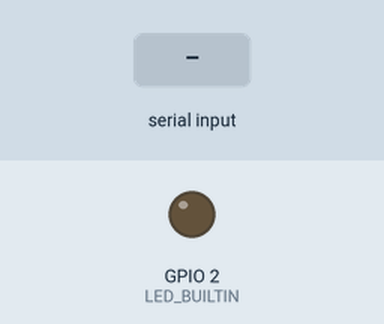
This sketch was run on a simulated ESP32. Shown: output pins drawn as LEDs (lit = HIGH). The test bench sets the inputs (shaded band).

Above: at 1.2 s.
1.3 s: "0" received over Serial
At 2.2 s:
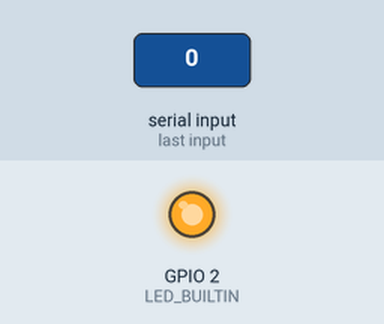
2.8 s: "1" received over Serial
At 3.6 s:
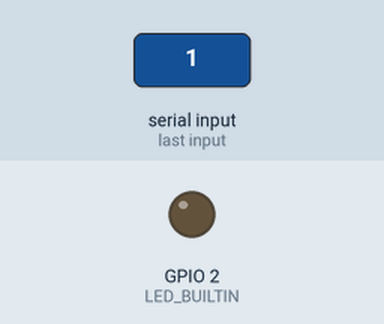
Timing chart, 0 to 5.8 s (numbered marks = the images above; inputs shaded):
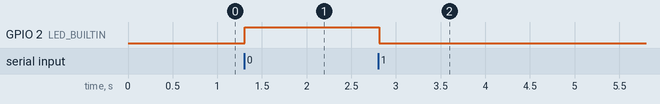

The sketch:

ComunicacionSerialESP32.ino
```cpp
char opc;
void setup() {
  // put your setup code here, to run once:
  pinMode(LED_BUILTIN, OUTPUT);
  digitalWrite(LED_BUILTIN, LOW);
  Serial.begin(9600);
}

void loop() {
  serialEvent();
  delay(50);
}

void serialEvent() {
  while (Serial.available())
  {
    // Obtiene el nuevo byte:
    opc = (char)Serial.read();
    // Añade el nuevo byte a la cadena de entrada:
    switch (opc)
    {
      case '0':
        digitalWrite(LED_BUILTIN, HIGH);
        break;
      case '1':
        digitalWrite(LED_BUILTIN, LOW);
        break;
    }
  }
}
```

Measured:
- after the input at 1.3 s, GPIO 2 (LED_BUILTIN): LOW → HIGH at once
- after the input at 2.8 s, GPIO 2 (LED_BUILTIN): HIGH → LOW at once
